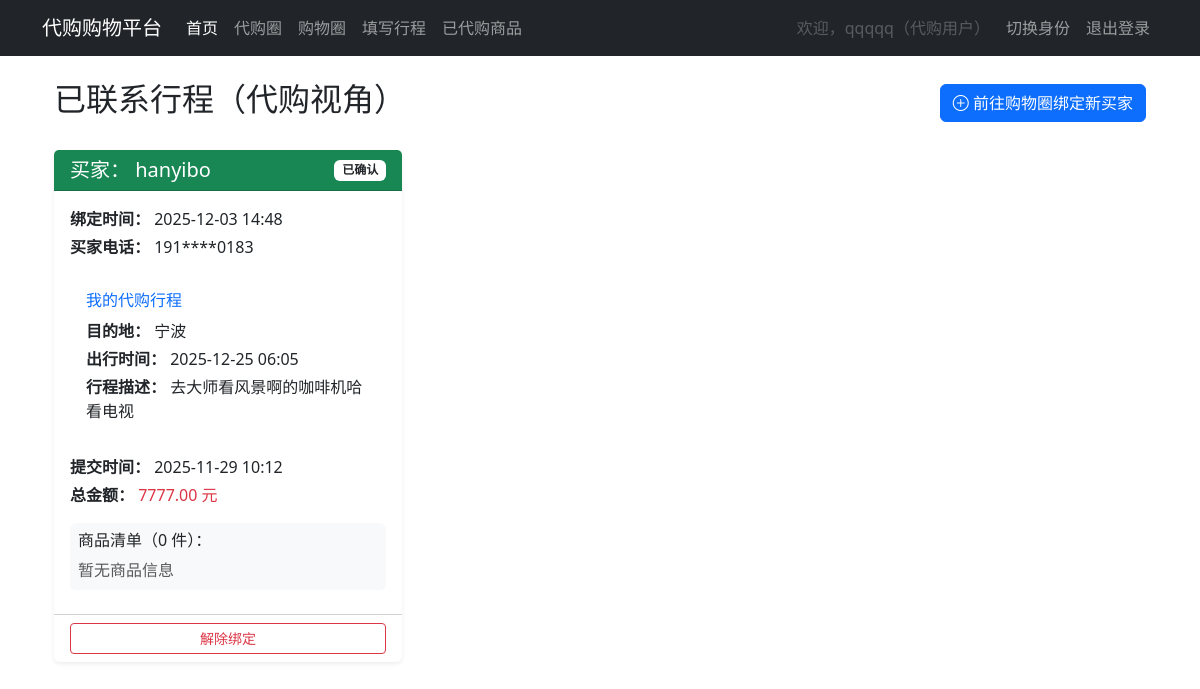
The page /agent/contacted_trips (signed in) on the database its author committed.
### app/models/user.py (models this page shows, shortened)
class User(UserMixin, db.Model):
    id = db.Column(db.Integer, primary_key=True)
    username = db.Column(db.String(20), unique=True, nullable=False)
    phone = db.Column(db.String(11), unique=True, nullable=False)
    is_agent = db.Column(db.Boolean, nullable=True)  # True:代购, False:非代购
    created_at = db.Column(db.DateTime, default=datetime.utcnow)
    agent_info = db.relationship('AgentInfo', backref='user', lazy=True, uselist=False)
    shopping_info = db.relationship('ShoppingInfo', backref='user', lazy=True)
    shopping_circle = db.relationship('ShoppingCircle', backref='user', lazy=True, uselist=False)
    buyer_bindings = db.relationship(
        'Binding',
        foreign_keys='Binding.buyer_id',
        backref='buyer_user',
        lazy='dynamic'
    )
    agent_bindings = db.relationship(
        'Binding',
        foreign_keys='Binding.agent_id',
        backref='agent_user',
        lazy='dynamic'
    )

### app/models/binding.py (models this page shows, shortened)
class Binding(db.Model):
    id = db.Column(db.Integer, primary_key=True)
    buyer_id = db.Column(db.Integer, db.ForeignKey('user.id'), nullable=False)
    agent_id = db.Column(db.Integer, db.ForeignKey('user.id'), nullable=False)
    created_at = db.Column(db.DateTime, default=datetime.utcnow)
    status = db.Column(db.String(20), default='pending', nullable=False)  # pending/confirmed/canceled
    buyer = db.relationship('User', foreign_keys=[buyer_id], backref='bindings_as_buyer')
    agent = db.relationship('User', foreign_keys=[agent_id], backref='bindings_as_agent')
    __table_args__ = (db.UniqueConstraint('buyer_id', 'agent_id', name='unique_buyer_agent'),)

### app/models/agent.py (models this page shows)
class AgentInfo(db.Model):
    id = db.Column(db.Integer, primary_key=True)
    time = db.Column(db.DateTime, nullable=False)
    location = db.Column(db.String(100), nullable=False)
    itinerary = db.Column(db.Text, nullable=False)
    is_submitted = db.Column(db.Boolean, default=False)
    user_id = db.Column(db.Integer, db.ForeignKey('user.id'), unique=True, nullable=False)
    created_at = db.Column(db.DateTime, default=datetime.utcnow)
    所属用户 = db.relationship(
        'User',
        backref=db.backref('agent_itinerary', uselist=False, lazy='joined')
    )

### app/models/shopping.py (models this page shows)
class ShoppingCircle(db.Model):
    id = db.Column(db.Integer, primary_key=True)
    user_id = db.Column(db.Integer, db.ForeignKey('user.id'), unique=True, nullable=False)
    total_price = db.Column(db.Float, nullable=False)
    submit_time = db.Column(db.DateTime, default=datetime.utcnow)

### app/routes/agent.py (the view)
@agent_bp.route('/contacted_trips')
@login_required
def contacted_trips():
    if not current_user.is_agent:
        flash('您没有权限访问此页面', 'danger')
        return redirect(url_for('home'))
    bindings = Binding.query.filter_by(agent_id=current_user.id) \
        .join(User, Binding.buyer_id == User.id) \
        .add_columns(User) \
        .order_by(Binding.created_at.desc()) \
        .all()
    agent_itinerary = AgentInfo.query.filter_by(user_id=current_user.id).first()
    enriched_trips = []
    for binding, buyer in bindings:
        buyer_circle = ShoppingCircle.query.filter_by(user_id=buyer.id).first()
        buyer_products = ShoppingInfo.query.filter_by(user_id=buyer.id).all() if buyer_circle else []
        enriched_trips.append({
            "binding": binding,
            "buyer": buyer,
            "buyer_circle": buyer_circle,
            "buyer_products": buyer_products,
            "agent_itinerary": agent_itinerary
        })
    if not enriched_trips:
        flash('暂无已绑定的买家行程，可前往购物圈绑定新买家', 'info')
    unbind_form = UnbindForm()
    return render_template('contacted_trips.html', trips=enriched_trips, form=unbind_form)

### templates/contacted_trips.html (shortened to what this page needs)
{% extends "base.html" %}
{% block content %}
<div class="container mt-4">
    <div class="d-flex justify-content-between align-items-center mb-4">
        <h2>已联系行程（代购视角）</h2>
        <a href="{{ url_for('shopping.shopping_circle') }}" class="btn btn-primary">
            <i class="bi bi-plus-circle"></i> 前往购物圈绑定新买家
        </a>
    </div>
    {% if trips %}
        <div class="row gap-4">
            {% for trip in trips %}
                {% set binding = trip.binding if trip.binding else {} %}
                {% set buyer = trip.buyer if (trip.buyer) else (binding.buyer if (binding and binding.buyer) else {}) %}
                {% set buyer_circle = trip.buyer_circle if trip.buyer_circle else {} %}
                {% set buyer_products = trip.buyer_products if trip.buyer_products else [] %}
                {% set agent_itinerary = trip.agent_itinerary if (trip.agent_itinerary) else (current_user.agent_itinerary if current_user.agent_itinerary else {}) %}
                <div class="col-md-6 col-lg-4">
                    <div class="card h-100 shadow-sm border-0">
                        <div class="card-header
                            {% if binding.status == 'confirmed' %}bg-success{% elif binding.status == 'pending' %}bg-warning{% else %}bg-secondary{% endif %}
                            text-white">
                            <div class="d-flex justify-content-between align-items-center">
                                <h5 class="card-title mb-0">
                                    买家：
                                    {% if buyer and buyer.username %}
                                        {{ buyer.username }}
                                    {% elif binding and binding.buyer_username %}
                                        {{ binding.buyer_username }}
                                    {% else %}
                                        未知用户
                                    {% endif %}
                                </h5>
                                <span class="badge bg-white text-dark">
                                    {{ binding.status|replace('confirmed', '已确认')|replace('pending', '待确认')|replace('binded', '已绑定') if binding.status else '未知状态' }}
                                </span>
                            </div>
                        </div>
                        <div class="card-body">
                            <div class="mb-3">
                                <p class="mb-1"><strong>绑定时间：</strong>
                                    {% if binding and binding.created_at %}
                                        {{ binding.created_at.strftime('%Y-%m-%d %H:%M') }}
                                    {% else %}
                                        未知时间
                                    {% endif %}
                                </p>
                                <p class="mb-0"><strong>买家电话：</strong>
                                    {% if buyer and buyer.phone %}
                                        {{ buyer.phone[:3] }}****{{ buyer.phone[-4:] }}
                                    {% elif binding and binding.buyer_phone %}
                                        {{ binding.buyer_phone[:3] }}****{{ binding.buyer_phone[-4:] }}
                                    {% else %}
                                        <span class="text-muted">未填写</span>
                                    {% endif %}
                                </p>
                            </div>
                            <div class="bg-primary/5 p-3 rounded mb-3">
                                <h6 class="text-primary mb-2">我的代购行程</h6>
                                <p class="mb-1"><strong>目的地：</strong>
                                    {% if agent_itinerary and agent_itinerary.location %}
                                        {{ agent_itinerary.location }}
                                    {% else %}
                                        未设置
                                    {% endif %}
                                </p>
                                <p class="mb-1"><strong>出行时间：</strong>
                                    {% if agent_itinerary and agent_itinerary.time %}
                                        {{ agent_itinerary.time.strftime('%Y-%m-%d %H:%M') }}
                                    {% else %}
                                        未设置
                                    {% endif %}
                                </p>
                                <p class="mb-0"><strong>行程描述：</strong>
                                    {% if agent_itinerary and agent_itinerary.itinerary %}
                                        {{ agent_itinerary.itinerary }}
                                    {% elif agent_itinerary and agent_itinerary.description %}
                                        {{ agent_itinerary.description }}
                                    {% else %}
                                        未填写
                                    {% endif %}
                                </p>
                            </div>
                            {% if buyer_circle %}
                                <div class="mb-3">
                                    <p class="mb-1"><strong>提交时间：</strong>
                                        {% if buyer_circle.submit_time %}
                                            {{ buyer_circle.submit_time.strftime('%Y-%m-%d %H:%M') }}
                                        {% else %}
                                            未知
                                        {% endif %}
                                    </p>
                                    <p class="mb-0"><strong>总金额：</strong>
                                        <span class="text-danger fs-6">{{ "%.2f"|format(buyer_circle.total_price if buyer_circle.total_price else 0) }} 元</span>
                                    </p>
                                </div>
                                <div class="mb-2 bg-light p-2 rounded">
                                    <h6 class="mb-2">商品清单（{{ buyer_products|length }} 件）：</h6>
                                    {% if buyer_products %}
                                        <ul class="list-unstyled mb-0">
                                            {% for product in buyer_products %}
                                                <li class="d-flex justify-content-between py-1 border-bottom">
                                                    <span>{{ loop.index }}. {{ product.product_name if (product and product.product_name) else '未知商品' }}</span>
                                                    <span>{{ product.price if (product and product.price) else 0 }} 元</span>
                                                </li>
                                            {% endfor %}
                                        </ul>
                                    {% else %}
                                        <p class="text-muted mb-0">暂无商品信息</p>
                                    {% endif %}
                                </div>
                            {% else %}
                                <div class="alert alert-info p-2 mb-3 text-center">
                                    买家暂无提交购物需求
                                </div>
                            {% endif %}
                        </div>
                        <div class="card-footer bg-transparent d-flex justify-content-between gap-2">
                            {% if binding and binding.id %}
                                <form action="{{ url_for('binding.unbind', binding_id=binding.id) }}" method="POST" style="display: inline; width: 100%;">
                                    {% if binding.status in ['confirmed', 'binded'] %}
                                        <button type="submit" class="btn btn-sm btn-outline-danger w-100" onclick="return confirm('确定要解除与 {{ buyer.username|default('未知用户', true) }} 的绑定吗？解除后不可恢复！')">
                                            解除绑定
                                        </button>
                                    {% else %}
                                        <button type="button" class="btn btn-sm btn-outline-secondary w-100" disabled>
                                            不可解除
                                        </button>
                                    {% endif %}
                                </form>
                            {% else %}
                                <button type="button" class="btn btn-sm btn-outline-secondary w-100" disabled>
                                    无效绑定
                                </button>
                            {% endif %}
                        </div>
                    </div>
                </div>
            {% endfor %}
        </div>
    {% endif %}
</div>
{% endblock %}

### templates/base.html (shortened to what this page needs)
<!DOCTYPE html>
<html lang="zh-CN">
<head>
    <link href="https://cdn.jsdelivr.net/npm/bootstrap@5.3.0/dist/css/bootstrap.min.css" rel="stylesheet">
    <link rel="stylesheet" href="https://cdn.jsdelivr.net/npm/bootstrap-icons@1.10.5/font/bootstrap-icons.css">
</head>
<body>
    <nav class="navbar navbar-expand-lg navbar-dark bg-dark">
        <div class="container">
            <a class="navbar-brand" href="{{ url_for('home') }}">代购购物平台</a>
            <div class="collapse navbar-collapse" id="navbarNav">
                <ul class="navbar-nav me-auto">
                    <li class="nav-item">
                        <a class="nav-link active" aria-current="page" href="{{ url_for('home') }}">首页</a>
                    </li>
                    {% if current_user.is_authenticated %}
                        <li class="nav-item">
                            <a class="nav-link" href="{{ url_for('agent.agent_circle') }}">代购圈</a>
                        </li>
                        {% if current_user.is_agent %}
                            <li class="nav-item">
                                <a class="nav-link" href="{{ url_for('shopping.shopping_circle') }}">购物圈</a>
                            </li>
                        {% endif %}
                        {% if current_user.is_agent %}
                            <li class="nav-item">
                                <a class="nav-link" href="{{ url_for('agent.agent_info') }}">填写行程</a>
                            </li>
                            <li class="nav-item">
                                <a class="nav-link" href="{{ url_for('agent.contacted_trips') }}">已代购商品</a>
                            </li>
                        {% endif %}
                    {% endif %}
                </ul>
                <ul class="navbar-nav">
                    {% if current_user.is_authenticated %}
                        <li class="nav-item">
                            <span class="nav-link disabled">
                                欢迎，{{ current_user.username }}（{{ '代购用户' if current_user.is_agent else '普通用户' }}）
                            </span>
                        </li>
                        <li class="nav-item">
                            <a class="nav-link" href="{{ url_for('auth.choose_identity') }}">切换身份</a>
                        </li>
                        <li class="nav-item">
                            <a class="nav-link" href="{{ url_for('auth.logout') }}">退出登录</a>
                        </li>
                    {% endif %}
                </ul>
            </div>
        </div>
    </nav>
    <div class="container mt-4">
        {% block content %}{% endblock %}
    </div>
</body>
</html>

### rows shown on the page
User: username "qqqqq", is_agent "代购用户"
User: username "hanyibo", phone "191", phone "0183"
Binding: status "已确认", created_at "2025-12-03 14:48"
AgentInfo: location "宁波", time "2025-12-25 06:05", itinerary "去大师看风景啊的咖啡机哈看电视"
ShoppingCircle: submit_time "2025-11-29 10:12", total_price "7777.00"

### other values the page prints
{{ buyer_products|length }} "0"
